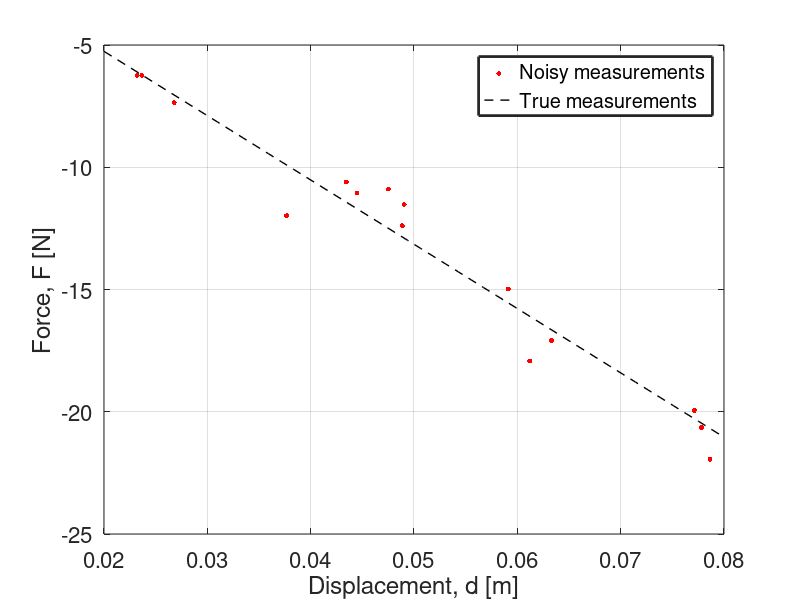

MATLAB code to generate this figure: (Note: this script raises an error after producing the figure.)
%% Toy problem: 1D Linear Static Spring-Mass system
%
%%%%%%%%%%%%%%%%%%%%%%%%%%%%%%%%%%%%%%%%%%%%%%%%%%%%%%%%%%%%%%%%%%%%%%%%%%%
% 
% Problem: We have a simple linear static spring-mass system whose spring 
% has a constant stiffness, k. With a known displacement, we want to
% estimate k using Online Bayesian Model Updating where we have
% measurements obtained at different time-steps.
%
% True value of k = 263 N/m 
% (This is the spring constant for those used in pens) 
%
% In this online Bayesian Model Updating problem,we assume we have a stream
% of measurements coming at every arbitrary time-step. This stream of
% consists of 15 inidividual measurements whereby one measurement is 
% obtained at each time-step. This code demonstrates not only the 
% Sequential Bayesian Model Updating with every time-step for each
% measurement, but also illustrates how the posterior for each epistemic
% parameter changes with increased measurements. 
%
% Here, Bayesian Model Updating is performed via SEMC sampler.
%
%%%%%%%%%%%%%%%%%%%%%%%%%%%%%%%%%%%%%%%%%%%%%%%%%%%%%%%%%%%%%%%%%%%%%%%%%%%

%% 1) Defining the variables:

Nmeasurements = 15;
displacement = unifrnd(0.02,0.08,Nmeasurements,1);        % displacement [m]
displacement = sort(displacement);                        % sort displacement in ascending order
stiffness = 263;                                          % True value of k [N/m] 

%% 2) Defining the model:

model = @(k,d) - k.*d;

noise_sd = 1;
measurements = model(stiffness,displacement) + noise_sd*randn(Nmeasurements ,1);

% To plot the measurements:
figure;
hold on; box on; grid on;
scatter(displacement, measurements, 13, 'r', 'filled')
disp = linspace(0.02,0.08,50);
plot(disp, model(stiffness,disp), 'k --', 'LineWidth', 1)
legend('Noisy measurements','True measurements','LineWidth',2)
xlim([0.02 0.08])
xlabel('Displacement, d [m]')
ylabel('Force, F [N]')
set(gca, 'Fontsize', 16)

%% Define the Prior distribution:

prior_k = @(x) unifpdf(x,1,1000);       % Defining the Prior distribution for k.
prior_sigma = @(x) unifpdf(x,1e-05,2);  % Defining the Prior distribution for sigma.
prior_pdf = @(x) prior_k(x(:,1)).*prior_sigma(x(:,2));

% To draw random samples from the Prior:
prior_rnd = @(N) [unifrnd(1,1000,N,1), unifrnd(1e-05,2,N,1)]; 

%% Define the likelihood function cell array
% This is to indicate measurements obtained separately at different
% time-step.

time_step = 15;

% To create array of Likelihood functions:
logL = cell(time_step,1);
for i = 1:time_step
idx = i; % index variable
logL{i} = @(x) - 0.5 .* (1./x(:,2)).^2 .*(measurements(idx) - model(x(:,1),displacement(idx)))' *...
                                         (measurements(idx) - model(x(:,1),displacement(idx))) -...
                                          log(sqrt(2*pi).*x(:,2)); 
end

%% Perform Online Sequential Bayesian Updating:

% Initialise:
Nsamples = 1000;
step_size = 2;

% Start SEMC sampler:
tic;
SEMC = SEMCsampler('nsamples',Nsamples,'loglikelihoods',logL,...
                   'priorpdf',prior_pdf,'priorrnd',prior_rnd,...
                   'burnin',0,'stepsize',step_size);
semc_allsamples = SEMC.allsamples;
timeSEMC = toc;
fprintf('Time elapsed is for the SEMC sampler: %f \n',timeSEMC)

%% Analysis of the model updating:

least_squares = abs(displacement\measurements);
posterior_mean = zeros(time_step,size(semc_allsamples,2));
posterior_std = zeros(time_step,size(semc_allsamples,2));
posterior_bounds_k = zeros(time_step,2);
posterior_bounds_sigma = zeros(time_step,2);

for idx = 1:time_step
posterior_mean(idx,1) = mean(semc_allsamples(:,1,idx+1));
posterior_mean(idx,2) = mean(semc_allsamples(:,2,idx+1));

posterior_std(idx,1) = std(semc_allsamples(:,1,idx+1));
posterior_std(idx,2) = std(semc_allsamples(:,2,idx+1));

posterior_bounds_k(idx,:) = prctile(semc_allsamples(:,1,idx+1), [5, 95]);
posterior_bounds_sigma(idx,:) = prctile(semc_allsamples(:,2,idx+1), [5, 95]);
end
posterior_cov = (posterior_std./posterior_mean).*100;

% To plot the estimates of k and sigma wih the theoretical values:
figure;
subplot(1,2,1)
hold on; grid on; box on;
plot([0 size(posterior_mean,1)+1], [stiffness stiffness], 'k--', 'linewidth', 1)
plot([0 size(posterior_mean,1)+1], [least_squares least_squares], 'r--', 'linewidth', 1)
y_neg_a1 = abs(posterior_mean(:,1) - posterior_bounds_k(:,1)); % error in the negative y-direction
y_pos_a1 = abs(posterior_mean(:,1) - posterior_bounds_k(:,2)); % error in the positive y-direction
errorbar((1:size(posterior_mean,1))', posterior_mean(:,1), y_neg_a1, y_pos_a1, '-s','MarkerSize',5,...
    'MarkerEdgeColor','blue','MarkerFaceColor','blue', 'linewidth',1);
legend('True value', 'Least squares estimate', 'SEMC estimated values', 'linewidth', 2)
xlim([0 16])
xlabel('Iteration, j')
ylabel('Stiffness, k [N/m]')
set(gca, 'fontsize', 18)

subplot(1,2,2)
hold on; grid on; box on;
plot([0 size(posterior_mean,1)+1], [noise_sd noise_sd], 'k--', 'linewidth', 1)
y_neg_b = abs(posterior_mean(:,2) - posterior_bounds_sigma(:,1)); % error in the negative y-direction
y_pos_b = abs(posterior_mean(:,2) - posterior_bounds_sigma(:,2)); % error in the positive y-direction
errorbar((1:size(posterior_mean,1))', posterior_mean(:,2), y_neg_b, y_pos_b, '-s','MarkerSize',5,...
    'MarkerEdgeColor','blue','MarkerFaceColor','blue', 'linewidth',1);
legend('True value', 'SEMC estimated values', 'linewidth', 2)
xlim([0 16])
xlabel('Iteration, j')
ylabel('Noise standard deviation, \sigma [N]')
set(gca, 'fontsize', 18)

%% SEMC Statistics

dim = size(semc_allsamples,2); % dimensionality of the problem
target_accept = 0.23 + (0.21./dim);

% Plot the acceptance rate values across iterations:
figure;
hold on; box on; grid on;
plot([1 size(semc_allsamples,3)],[target_accept target_accept] , 'c','linewidth', 1.5)
plot([1 size(semc_allsamples,3)],[0.15 0.15] , 'k','linewidth', 1.5)
plot((1:size(semc_allsamples,3)-1)', SEMC.acceptance, '--rs', 'MarkerFaceColor','r','linewidth', 1.5)
plot([1 size(semc_allsamples,3)],[0.5 0.5] , 'k','linewidth', 1.5)
legend('Target acceptance rate', 'Optimum acceptance limits', 'SEMC acceptance rates', 'linewidth', 2)
title('Plot of Acceptance rates')
xlabel('Iteration number, j')
ylabel('Acceptance rate')
xlim([1 16])
ylim([0.1 0.8])
set(gca, 'fontsize', 18)

%% Save the data:

save('example_LinearStatic_SEMC');
